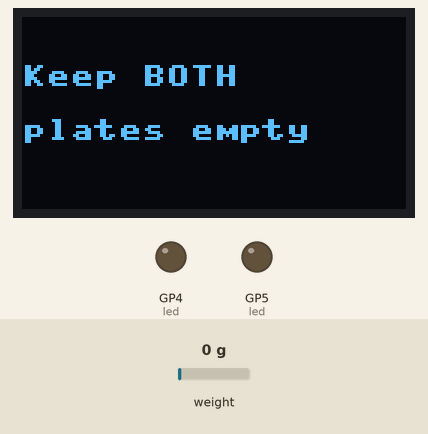
Recording of a program running on a simulated Raspberry Pi Pico running MicroPython. On the bench: 128×64 one-colour display, output pins drawn as LEDs (lit = HIGH). The test bench sets the inputs (shaded band); at power-on: weight on the scale 0 g. Random numbers come from a fixed seed; library files of the repository ran but are not shown: ssd1306.py; what the program prints to the serial console is not drawn.

Above: at 0.2 s.
At 6.5 s:
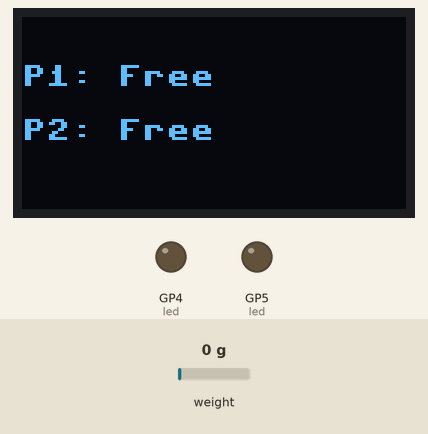
6.6 s: weight on the scale set to 9 g
8.1 s: weight on the scale set to 12 g
At 9.6 s:
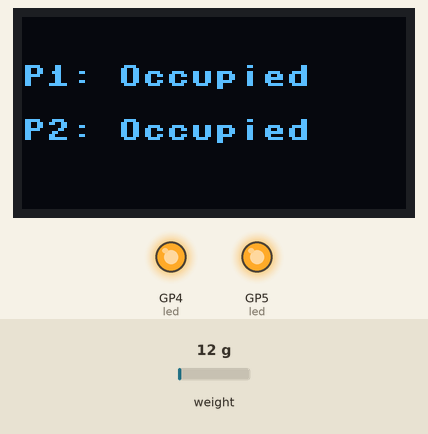
Timing chart, 0 to 11.1 s (numbered marks = the images above; inputs shaded):
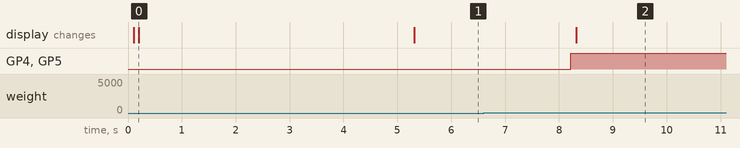

The program:

main.py
```python
# Smart Assembly Buffer - TWO plates
# Run on the Pico with MicroPython.
# Keep hx711_pio.py and ssd1306.py on the Pico.

from machine import Pin, SoftI2C
from hx711_pio import HX711
import ssd1306
import time
import json
import os
import binascii

SCALE_FACTOR_1 = 429.16
SCALE_FACTOR_2 = 429.16  # Temporary: calibrate Plate 2 separately.
PLATE_2_CALIBRATED = False

ON_G = 10
OFF_G = 5
STABLE_READINGS = 2

run = binascii.hexlify(os.urandom(8)).decode()
seq = 0
uptime = 0
last_tick = time.ticks_ms()
oled = None

plates = [
    {
        "id": 1,
        "dt": 14,
        "sck": 15,
        "sm": 0,
        "led": Pin(4, Pin.OUT, value=0),
        "factor": SCALE_FACTOR_1,
        "calibrated": True,
    },
    {
        "id": 2,
        "dt": 16,
        "sck": 17,
        "sm": 1,
        "led": Pin(5, Pin.OUT, value=0),
        "factor": SCALE_FACTOR_2,
        "calibrated": PLATE_2_CALIBRATED,
    },
]

for plate in plates:
    plate.update(
        scale=None,
        zero=0,
        occupied=False,
        streak=0,
        state_ms=0,
        plate_seq=0,
        fault=False,
        error="",
    )


def now_ms():
    global uptime, last_tick
    tick = time.ticks_ms()
    uptime += time.ticks_diff(tick, last_tick)
    last_tick = tick
    return uptime


def send(plate, kind, **values):
    global seq
    seq += 1
    plate["plate_seq"] += 1

    packet = {
        "protocol": "SAB2",
        "run": run,
        "seq": seq,
        "plate": plate["id"],
        "plate_seq": plate["plate_seq"],
        "ms": now_ms(),
        "kind": kind,
    }
    packet.update(values)
    print(json.dumps(packet))


def screen(line1, line2=""):
    global oled

    if oled is not None:
        try:
            oled.fill(0)
            oled.text(line1, 0, 16)
            oled.text(line2, 0, 34)
            oled.show()
        except OSError:
            oled = None


def status_screen():
    lines = []

    for plate in plates:
        if plate["fault"]:
            state = "ERROR"
        elif plate["occupied"]:
            state = "Occupied"
        else:
            state = "Free"

        lines.append("P{}: {}".format(plate["id"], state))

    screen(lines[0], lines[1])


def sensor_error(plate, error):
    # A faulty sensor stays disabled until the Pico is restarted.
    # The other sensor can continue working.
    plate["fault"] = True
    plate["error"] = str(error)
    plate["led"].off()
    send(plate, "error", message=plate["error"])


try:
    try:
        i2c = SoftI2C(
            sda=Pin(0),
            scl=Pin(1),
            freq=100_000,
            timeout=100_000,
        )
        oled = ssd1306.SSD1306_I2C(
            128, 64, i2c, addr=0x3D
        )
    except OSError:
        oled = None

    screen("Keep BOTH", "plates empty")

    for _ in range(6):
        for plate in plates:
            send(plate, "calibrating")
        time.sleep_ms(500)

    for plate in plates:
        try:
            if not plate["factor"]:
                raise ValueError("Scale factor must not be zero")

            plate["scale"] = HX711(
                Pin(plate["sck"], Pin.OUT, value=0),
                Pin(plate["dt"], Pin.IN),
                state_machine=plate["sm"],
            )
        except Exception as error:
            sensor_error(plate, error)

    # Determine a separate zero point for each plate.
    for _ in range(20):
        for plate in plates:
            if plate["fault"]:
                continue

            try:
                plate["zero"] += plate["scale"].read()
                send(plate, "calibrating")
            except Exception as error:
                sensor_error(plate, error)

    for plate in plates:
        plate["zero"] /= 20
        plate["state_ms"] = now_ms()

    status_screen()
    last_error_report = now_ms()

    while True:
        display_dirty = False

        for plate in plates:
            if plate["fault"]:
                continue

            try:
                raw = plate["scale"].read()
            except Exception as error:
                sensor_error(plate, error)
                display_dirty = True
                continue

            weight = (
                raw - plate["zero"]
            ) / plate["factor"]

            if plate["occupied"]:
                change = weight <= OFF_G
            else:
                change = weight >= ON_G

            plate["streak"] = (
                plate["streak"] + 1 if change else 0
            )

            if plate["streak"] >= STABLE_READINGS:
                plate["occupied"] = not plate["occupied"]
                plate["state_ms"] = now_ms()
                plate["streak"] = 0
                plate["led"].value(plate["occupied"])
                display_dirty = True

            # Send data before the slower OLED update.
            send(
                plate,
                "sample",
                occupied=plate["occupied"],
                state_ms=plate["state_ms"],
                raw=raw,
                zero=plate["zero"],
                weight_g=round(weight, 2),
                calibrated=plate["calibrated"],
                display_ok=oled is not None,
            )

        # Update the display only when a state changes.
        if display_dirty:
            status_screen()

        if now_ms() - last_error_report >= 1000:
            for plate in plates:
                if plate["fault"]:
                    send(
                        plate,
                        "error",
                        message=plate["error"],
                    )
            last_error_report = now_ms()

        time.sleep_ms(5)

except KeyboardInterrupt:
    for plate in plates:
        send(plate, "stopped")
    screen("Stopped")

except Exception as error:
    for plate in plates:
        send(plate, "error", message=str(error))
    screen("Program error")

finally:
    for plate in plates:
        plate["led"].off()
```

Measured:
- the behaviour switches between 10 and 11 g on weight on the scale (found by bisection; images 1 and 2)
- after the input at 6.6 s, every drawn part: stays the same
- after the input at 8.1 s, GP4 (led), GP5 (led): LOW → HIGH after 0.12 s; the display: changes after 0.22 s (image 2)
- what the display in image 0 shows lasts 5.1 s, from 0.2 s to 5.3 s
